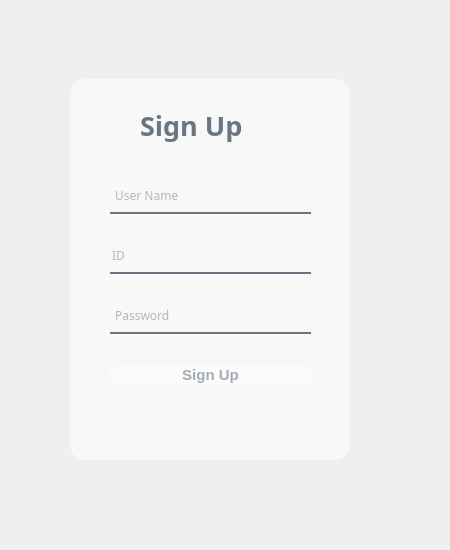
<?xml version="1.0" encoding="UTF-8"?>
<ui version="4.0">
 <class>Form</class>
 <widget class="QWidget" name="Form">
  <property name="geometry">
   <rect>
    <x>0</x>
    <y>0</y>
    <width>450</width>
    <height>550</height>
   </rect>
  </property>
  <property name="windowTitle">
   <string>Form</string>
  </property>
  <widget class="QWidget" name="Register_page" native="true">
   <property name="geometry">
    <rect>
     <x>30</x>
     <y>30</y>
     <width>370</width>
     <height>480</height>
    </rect>
   </property>
   <property name="font">
    <font>
     <family>Algerian</family>
    </font>
   </property>
   <widget class="QLabel" name="label">
    <property name="geometry">
     <rect>
      <x>30</x>
      <y>30</y>
      <width>300</width>
      <height>420</height>
     </rect>
    </property>
    <property name="styleSheet">
     <string notr="true">border-image: url(:/images/Egg.jpg);
border-radius:20px;
</string>
    </property>
    <property name="text">
     <string/>
    </property>
   </widget>
   <widget class="QLabel" name="label_2">
    <property name="geometry">
     <rect>
      <x>40</x>
      <y>49</y>
      <width>280</width>
      <height>381</height>
     </rect>
    </property>
    <property name="styleSheet">
     <string notr="true">background-color:rgba(255,255,255,150);
border-radius:15px;</string>
    </property>
    <property name="text">
     <string/>
    </property>
   </widget>
   <widget class="QLabel" name="label_3">
    <property name="geometry">
     <rect>
      <x>110</x>
      <y>70</y>
      <width>151</width>
      <height>51</height>
     </rect>
    </property>
    <property name="font">
     <font>
      <family>Arial Black</family>
      <pointsize>20</pointsize>
      <weight>75</weight>
      <bold>true</bold>
     </font>
    </property>
    <property name="styleSheet">
     <string notr="true">color: rgb(105, 118, 132);</string>
    </property>
    <property name="text">
     <string>Sign Up</string>
    </property>
   </widget>
   <widget class="QWidget" name="verticalLayoutWidget">
    <property name="geometry">
     <rect>
      <x>80</x>
      <y>130</y>
      <width>201</width>
      <height>251</height>
     </rect>
    </property>
    <layout class="QVBoxLayout" name="verticalLayout">
     <item>
      <widget class="QLineEdit" name="name">
       <property name="font">
        <font>
         <family>Bahnschrift</family>
        </font>
       </property>
       <property name="styleSheet">
        <string notr="true">background-color:rgba(0, 0, 0, 0);
border:none;
border-bottom:2px solid rgba(105, 118, 132, 255);
color: rgb(105, 118, 132);
padding-bottom:7px;</string>
       </property>
       <property name="placeholderText">
        <string> User Name</string>
       </property>
      </widget>
     </item>
     <item>
      <widget class="QLineEdit" name="userID">
       <property name="font">
        <font>
         <family>Bahnschrift</family>
        </font>
       </property>
       <property name="styleSheet">
        <string notr="true">background-color:rgba(0, 0, 0, 0);
border:none;
border-bottom:2px solid rgba(105, 118, 132, 255);
color: rgb(105, 118, 132);
padding-bottom:7px;</string>
       </property>
       <property name="text">
        <string/>
       </property>
       <property name="maxLength">
        <number>32768</number>
       </property>
       <property name="placeholderText">
        <string>ID</string>
       </property>
      </widget>
     </item>
     <item>
      <widget class="QLineEdit" name="password">
       <property name="font">
        <font>
         <family>Bahnschrift</family>
        </font>
       </property>
       <property name="styleSheet">
        <string notr="true">background-color:rgba(0, 0, 0, 0);
border:none;
border-bottom:2px solid rgba(105, 118, 132, 255);
color: rgb(105, 118, 132);
padding-bottom:7px;</string>
       </property>
       <property name="echoMode">
        <enum>QLineEdit::Password</enum>
       </property>
       <property name="placeholderText">
        <string> Password</string>
       </property>
      </widget>
     </item>
     <item>
      <widget class="QPushButton" name="signupButton">
       <property name="font">
        <font>
         <family>Microsoft JhengHei UI</family>
         <pointsize>11</pointsize>
         <weight>75</weight>
         <bold>true</bold>
        </font>
       </property>
       <property name="styleSheet">
        <string notr="true">QPushButton#signupButton{
	background-color: qlineargradient(spread:pad, x1:0, y1:0.505682, x2:1, y2:0.477, stop:0 rgba(255, 255, 255, 100), stop: 1 rgba(255, 255, 255, 100));
    color: rgba(105, 118, 132, 150);
    border-radius: 5px;
}
QPushButton#signupButton:hover{
    background-color: qlineargradient(spread:pad, x1:0, y1:0.505682, x2:1, y2:0.477, stop:0 rgba(255, 255, 255, 100), stop: 1 rgba(255, 255, 255, 226));
    color: rgba(131, 96, 53, 255); /* 호버 상태일 때의 글꼴 색상 변경 */
}
QPushButton#signupButton:pressed{
    padding-left: 5px;
    padding-top: 5px;
    background-color: rgba(255, 255, 255, 150);
}</string>
       </property>
       <property name="text">
        <string>Sign Up</string>
       </property>
      </widget>
     </item>
    </layout>
   </widget>
  </widget>
 </widget>
 <resources>
  <include location="res.qrc"/>
 </resources>
 <connections/>
</ui>
